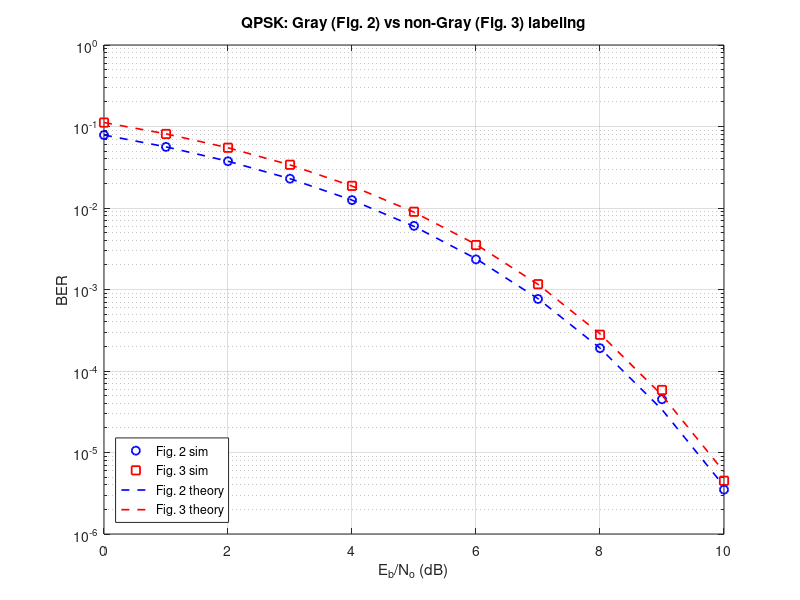

Here is the MATLAB script that generated this plot:
%% Point 9: QPSK Figure 2 (Gray) vs Figure 3 (non-Gray)
clear; clc; close all;

N       = 2e6;
EbNo_dB = 0:1:10;
EbNo    = 10.^(EbNo_dB/10);
nPts    = length(EbNo_dB);

bits = randi([0 1], 1, N);

% label d = 2*b0 + b1 :   d=0 (00)   d=1 (01)   d=2 (10)   d=3 (11)
tbl2 = [-1-1j,  -1+1j,   1-1j,   1+1j];     % Figure 2 (Gray)
tbl3 = [-1-1j,  -1+1j,   1+1j,   1-1j];     % Figure 3 (non-Gray)

B  = reshape(bits, 2, []);
d  = 2*B(1,:) + B(2,:);                     % 2 bits -> number 0..3
s2 = tbl2(d+1);
s3 = tbl3(d+1);
Ns = length(d);

BER2 = zeros(1, nPts);
BER3 = zeros(1, nPts);

for k = 1:nPts
    sigma = sqrt(1/EbNo(k)/2);              % Eb = 1 for both
    noise = sigma*(randn(1,Ns) + 1j*randn(1,Ns));   % ONE noise, used twice

    r2 = s2 + noise;
    r3 = s3 + noise;

    % minimum distance demapper, using each scheme's own table
    [~, i2] = min(abs(r2 - tbl2.'), [], 1);
    [~, i3] = min(abs(r3 - tbl3.'), [], 1);
    dh2 = i2 - 1;   dh3 = i3 - 1;

    rx2 = reshape([bitget(dh2,2); bitget(dh2,1)], 1, []);
    rx3 = reshape([bitget(dh3,2); bitget(dh3,1)], 1, []);

    BER2(k) = sum(rx2 ~= bits) / N;
    BER3(k) = sum(rx3 ~= bits) / N;
end

% ---- Theory ----
p   = 0.5 * erfc(sqrt(EbNo));
Th2 = p;                                    % Gray
Th3 = 1.5*p - p.^2;                         % non-Gray

% ---- Plot ----
BER2(BER2==0) = NaN;  BER3(BER3==0) = NaN;
figure;
semilogy(EbNo_dB, BER2, 'bo', 'LineWidth', 1.3); hold on;
semilogy(EbNo_dB, BER3, 'rs', 'LineWidth', 1.3);
semilogy(EbNo_dB, Th2, 'b--', 'LineWidth', 1.2);
semilogy(EbNo_dB, Th3, 'r--', 'LineWidth', 1.2);
grid on; ylim([1e-6 1]);
xlabel('E_b/N_o (dB)'); ylabel('BER');
title('QPSK: Gray (Fig. 2) vs non-Gray (Fig. 3) labeling');
legend('Fig. 2 sim', 'Fig. 3 sim', 'Fig. 2 theory', 'Fig. 3 theory', ...
       'Location', 'southwest');
saveas(gcf, 'ber_qpsk_compare.png');

% ---- Ratio check at 4 dB ----
i4 = find(EbNo_dB == 4);
fprintf('At 4 dB:  BER(Fig.3) / BER(Fig.2) = %.3f   (theory %.3f)\n', ...
        BER3(i4)/BER2(i4), Th3(i4)/Th2(i4));
